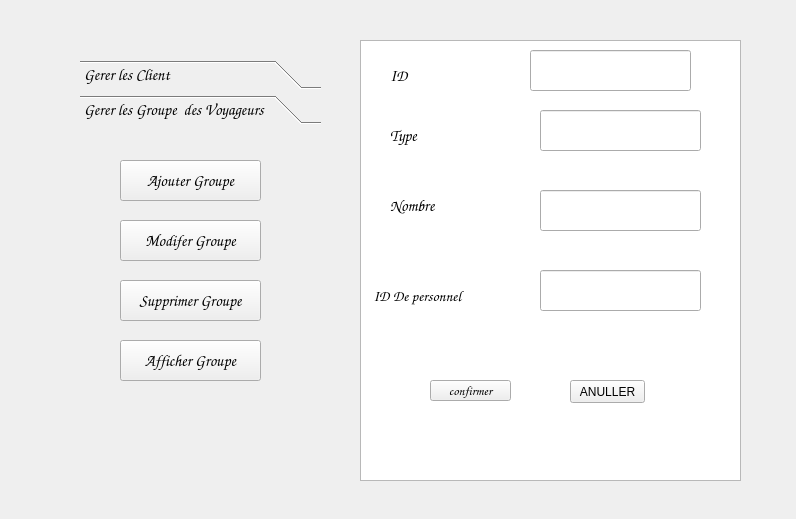
<?xml version="1.0" encoding="UTF-8"?>
<ui version="4.0">
 <class>update_groupe</class>
 <widget class="QDialog" name="update_groupe">
  <property name="geometry">
   <rect>
    <x>0</x>
    <y>0</y>
    <width>796</width>
    <height>519</height>
   </rect>
  </property>
  <property name="windowTitle">
   <string>Dialog</string>
  </property>
  <widget class="QToolBox" name="toolBox">
   <property name="geometry">
    <rect>
     <x>80</x>
     <y>60</y>
     <width>241</width>
     <height>361</height>
    </rect>
   </property>
   <property name="font">
    <font>
     <family>Comic Sans MS</family>
     <pointsize>12</pointsize>
    </font>
   </property>
   <property name="currentIndex">
    <number>1</number>
   </property>
   <widget class="QWidget" name="client_2">
    <property name="geometry">
     <rect>
      <x>0</x>
      <y>0</y>
      <width>241</width>
      <height>287</height>
     </rect>
    </property>
    <attribute name="label">
     <string>Gerer les Client </string>
    </attribute>
    <widget class="QPushButton" name="pushButton_9">
     <property name="geometry">
      <rect>
       <x>50</x>
       <y>20</y>
       <width>141</width>
       <height>41</height>
      </rect>
     </property>
     <property name="text">
      <string>Ajouter client</string>
     </property>
    </widget>
    <widget class="QPushButton" name="pushButton_10">
     <property name="geometry">
      <rect>
       <x>50</x>
       <y>80</y>
       <width>141</width>
       <height>41</height>
      </rect>
     </property>
     <property name="text">
      <string>Modifer Client</string>
     </property>
    </widget>
    <widget class="QPushButton" name="pushButton_11">
     <property name="geometry">
      <rect>
       <x>50</x>
       <y>140</y>
       <width>141</width>
       <height>41</height>
      </rect>
     </property>
     <property name="text">
      <string>Supprimer Client</string>
     </property>
    </widget>
    <widget class="QPushButton" name="pushButton_12">
     <property name="geometry">
      <rect>
       <x>50</x>
       <y>210</y>
       <width>141</width>
       <height>41</height>
      </rect>
     </property>
     <property name="text">
      <string>Afficher Client</string>
     </property>
    </widget>
   </widget>
   <widget class="QWidget" name="groupedevoyageurs_2">
    <property name="geometry">
     <rect>
      <x>0</x>
      <y>0</y>
      <width>241</width>
      <height>287</height>
     </rect>
    </property>
    <attribute name="label">
     <string>Gerer les Groupe  des Voyageurs</string>
    </attribute>
    <widget class="QPushButton" name="pushButton_13">
     <property name="geometry">
      <rect>
       <x>40</x>
       <y>30</y>
       <width>141</width>
       <height>41</height>
      </rect>
     </property>
     <property name="text">
      <string>Ajouter Groupe</string>
     </property>
    </widget>
    <widget class="QPushButton" name="pushButton_14">
     <property name="geometry">
      <rect>
       <x>40</x>
       <y>90</y>
       <width>141</width>
       <height>41</height>
      </rect>
     </property>
     <property name="text">
      <string>Modifer Groupe</string>
     </property>
    </widget>
    <widget class="QPushButton" name="pushButton_15">
     <property name="geometry">
      <rect>
       <x>40</x>
       <y>150</y>
       <width>141</width>
       <height>41</height>
      </rect>
     </property>
     <property name="text">
      <string>Supprimer Groupe</string>
     </property>
    </widget>
    <widget class="QPushButton" name="pushButton_16">
     <property name="geometry">
      <rect>
       <x>40</x>
       <y>210</y>
       <width>141</width>
       <height>41</height>
      </rect>
     </property>
     <property name="text">
      <string>Afficher Groupe</string>
     </property>
    </widget>
   </widget>
  </widget>
  <widget class="QLabel" name="label">
   <property name="geometry">
    <rect>
     <x>390</x>
     <y>60</y>
     <width>61</width>
     <height>31</height>
    </rect>
   </property>
   <property name="font">
    <font>
     <family>Comic Sans MS</family>
     <pointsize>12</pointsize>
    </font>
   </property>
   <property name="text">
    <string>ID</string>
   </property>
  </widget>
  <widget class="QLabel" name="label_2">
   <property name="geometry">
    <rect>
     <x>390</x>
     <y>120</y>
     <width>61</width>
     <height>31</height>
    </rect>
   </property>
   <property name="font">
    <font>
     <family>Comic Sans MS</family>
     <pointsize>12</pointsize>
    </font>
   </property>
   <property name="text">
    <string>Type</string>
   </property>
  </widget>
  <widget class="QLineEdit" name="lineEdit_id_p">
   <property name="geometry">
    <rect>
     <x>540</x>
     <y>270</y>
     <width>161</width>
     <height>41</height>
    </rect>
   </property>
  </widget>
  <widget class="QLineEdit" name="lineEdit_type">
   <property name="geometry">
    <rect>
     <x>540</x>
     <y>110</y>
     <width>161</width>
     <height>41</height>
    </rect>
   </property>
  </widget>
  <widget class="QPushButton" name="pushButton_17">
   <property name="geometry">
    <rect>
     <x>570</x>
     <y>380</y>
     <width>75</width>
     <height>23</height>
    </rect>
   </property>
   <property name="text">
    <string>ANULLER</string>
   </property>
  </widget>
  <widget class="QLabel" name="label_4">
   <property name="geometry">
    <rect>
     <x>370</x>
     <y>270</y>
     <width>171</width>
     <height>51</height>
    </rect>
   </property>
   <property name="font">
    <font>
     <family>Comic Sans MS</family>
     <pointsize>11</pointsize>
    </font>
   </property>
   <property name="text">
    <string> ID De personnel</string>
   </property>
  </widget>
  <widget class="QTextBrowser" name="textBrowser">
   <property name="geometry">
    <rect>
     <x>360</x>
     <y>40</y>
     <width>381</width>
     <height>441</height>
    </rect>
   </property>
  </widget>
  <widget class="QLabel" name="label_3">
   <property name="geometry">
    <rect>
     <x>390</x>
     <y>190</y>
     <width>61</width>
     <height>31</height>
    </rect>
   </property>
   <property name="font">
    <font>
     <family>Comic Sans MS</family>
     <pointsize>12</pointsize>
    </font>
   </property>
   <property name="text">
    <string>Nombre</string>
   </property>
  </widget>
  <widget class="QLineEdit" name="lineEdit_nbr">
   <property name="geometry">
    <rect>
     <x>540</x>
     <y>190</y>
     <width>161</width>
     <height>41</height>
    </rect>
   </property>
  </widget>
  <widget class="QPushButton" name="pushButton_18">
   <property name="geometry">
    <rect>
     <x>430</x>
     <y>380</y>
     <width>81</width>
     <height>21</height>
    </rect>
   </property>
   <property name="font">
    <font>
     <family>Comic Sans MS</family>
     <pointsize>10</pointsize>
    </font>
   </property>
   <property name="text">
    <string>confirmer</string>
   </property>
  </widget>
  <widget class="QLineEdit" name="lineEdit_id">
   <property name="geometry">
    <rect>
     <x>530</x>
     <y>50</y>
     <width>161</width>
     <height>41</height>
    </rect>
   </property>
  </widget>
  <widget class="QLabel" name="label_5">
   <property name="geometry">
    <rect>
     <x>6</x>
     <y>12</y>
     <width>771</width>
     <height>501</height>
    </rect>
   </property>
   <property name="text">
    <string/>
   </property>
   <property name="pixmap">
    <pixmap>../../Desktop/téléchargement (2).jpg</pixmap>
   </property>
  </widget>
  <zorder>label_5</zorder>
  <zorder>textBrowser</zorder>
  <zorder>toolBox</zorder>
  <zorder>label</zorder>
  <zorder>label_2</zorder>
  <zorder>lineEdit_id_p</zorder>
  <zorder>lineEdit_type</zorder>
  <zorder>pushButton_17</zorder>
  <zorder>label_4</zorder>
  <zorder>label_3</zorder>
  <zorder>lineEdit_nbr</zorder>
  <zorder>pushButton_18</zorder>
  <zorder>lineEdit_id</zorder>
 </widget>
 <resources/>
 <connections>
  <connection>
   <sender>pushButton_17</sender>
   <signal>clicked()</signal>
   <receiver>update_groupe</receiver>
   <slot>reject()</slot>
   <hints>
    <hint type="sourcelabel">
     <x>614</x>
     <y>391</y>
    </hint>
    <hint type="destinationlabel">
     <x>1144</x>
     <y>351</y>
    </hint>
   </hints>
  </connection>
 </connections>
</ui>
